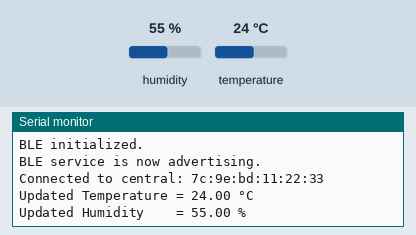
A sketch run on a simulated Arduino Nano 33 BLE. Shown: the last lines printed to the serial monitor. The inputs (shaded band) are chosen by the test bench; at power-on: humidity 55 %, temperature 24 °C. Nothing arrives over Bluetooth unless stated; a phone connects over Bluetooth LE 3 s after start.

Above: at 4.8 s.
4.9 s: humidity set to 22 %
At 6.2 s:
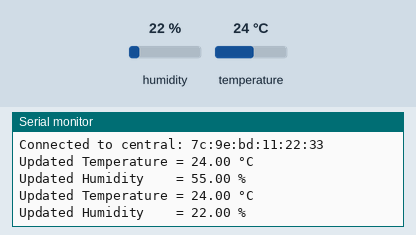
6.5 s: temperature set to 12 °C
At 7.8 s:
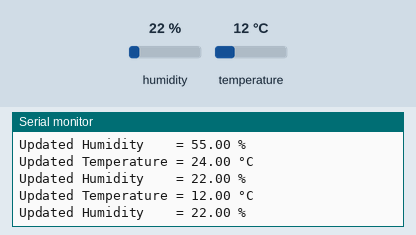
8.1 s: humidity set to 40 %
At 10.4 s:
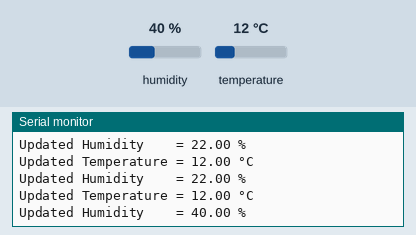
Timing chart, 0 to 11.9 s (numbered marks = the images above; inputs shaded):
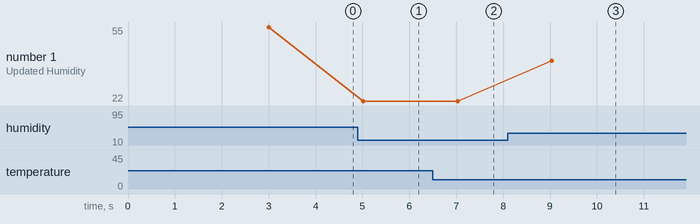

Measured:
- after the input at 4.9 s, the serial monitor: prints a new line after 0.12 s (image 1)
- after the input at 6.5 s, the serial monitor: prints a new line after 0.53 s (image 2)
- after the input at 8.1 s, the serial monitor: prints a new line after 0.94 s (image 3)
- plotted number 1: 22 → 40 after the input at 8.1 s

The sketch:

sensor_readings_sent_to_central.ino
```cpp
// Sending sensors readings from arduino to connected central device (e.g. laptop)

#include <Arduino_HTS221.h>
#include <ArduinoBLE.h> // Include BLE library

BLEService sensorService("180A"); // Create a custom BLE service
BLEFloatCharacteristic temperatureCharacteristic("2A6E", BLERead | BLENotify); // Temperature characteristic
BLEFloatCharacteristic humidityCharacteristic("2A6F", BLERead | BLENotify);    // Humidity characteristic

float old_temp = 0;
float old_hum = 0;

void setup() {
  Serial.begin(9600);
  while (!Serial);

  if (!HTS.begin()) {
    Serial.println("Failed to initialize humidity temperature sensor!");
    while (1);
  }

  if (!BLE.begin()) {
    Serial.println("Failed to initialize BLE!");
    while (1);
  }

  Serial.println("BLE initialized.");

  // Add characteristics to the service
  sensorService.addCharacteristic(temperatureCharacteristic);
  sensorService.addCharacteristic(humidityCharacteristic);

  // Add the service to the peripheral
  BLE.addService(sensorService);

  // Set initial values for the characteristics
  temperatureCharacteristic.writeValue(0.0);
  humidityCharacteristic.writeValue(0.0);

  // Set BLE device name and start advertising
  BLE.setDeviceName("Nano33BLE");
  BLE.setLocalName("Nano33BLE");
  BLE.advertise();

  Serial.println("BLE service is now advertising.");
}

void loop() {
  // Listen for BLE connections
  BLEDevice central = BLE.central();

  if (central) {
    Serial.print("Connected to central: ");
    Serial.println(central.address());

    while (central.connected()) {
      float temperature = HTS.readTemperature();
      float humidity    = HTS.readHumidity();

      // Update values only if there's a significant change
      if (abs(old_temp - temperature) >= 0.5 || abs(old_hum - humidity) >= 1) {
        old_temp = temperature;
        old_hum = humidity;

        // Write updated sensor values to characteristics
        temperatureCharacteristic.writeValue(temperature);
        humidityCharacteristic.writeValue(humidity);

        // Print to Serial Monitor for debugging
        Serial.print("Updated Temperature = ");
        Serial.print(temperature);
        Serial.println(" °C");
        Serial.print("Updated Humidity    = ");
        Serial.print(humidity);
        Serial.println(" %");
      }

      delay(1000); // Wait before checking again
    }

    Serial.println("Central device disconnected.");
  }
}
```
